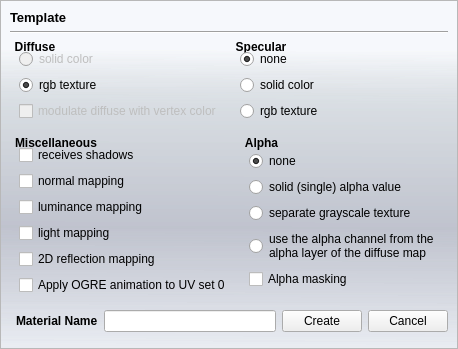
<?xml version="1.0" encoding="UTF-8"?>
<ui version="4.0">
 <class>MaterialWizard</class>
 <widget class="QWidget" name="MaterialWizard">
  <property name="geometry">
   <rect>
    <x>0</x>
    <y>0</y>
    <width>422</width>
    <height>349</height>
   </rect>
  </property>
  <property name="windowTitle">
   <string>Material Wizard</string>
  </property>
  <property name="styleSheet">
   <string notr="true">QWidget#MaterialWizard{
	background-color: qlineargradient(spread:pad, x1:0.006, y1:0, x2:0, y2:1, stop:0.142045 rgba(229, 234, 243, 50), stop:0.295455 rgba(209, 215, 221, 150), stop:0.65 rgba(179, 183, 196, 150), stop:1 rgba(222, 227, 236, 100));
}

QGroupBox {
     border: 0px solid rgba(0,0,0,100);
     border-radius: 5px;
     margin-top: 2ex; /* leave space at the top for the title */
}

QGroupBox::title {
	padding: 0 3px;
	subcontrol-origin: margin;
}</string>
  </property>
  <layout class="QHBoxLayout" name="horizontalLayout">
   <property name="spacing">
    <number>0</number>
   </property>
   <property name="margin">
    <number>0</number>
   </property>
   <item>
    <widget class="QFrame" name="MainFrame">
     <property name="sizePolicy">
      <sizepolicy hsizetype="Preferred" vsizetype="Expanding">
       <horstretch>0</horstretch>
       <verstretch>0</verstretch>
      </sizepolicy>
     </property>
     <property name="maximumSize">
      <size>
       <width>16777207</width>
       <height>16777215</height>
      </size>
     </property>
     <property name="frameShape">
      <enum>QFrame::StyledPanel</enum>
     </property>
     <property name="frameShadow">
      <enum>QFrame::Raised</enum>
     </property>
     <layout class="QVBoxLayout" name="verticalLayout">
      <property name="margin">
       <number>0</number>
      </property>
      <item>
       <widget class="QWidget" name="widget" native="true">
        <layout class="QVBoxLayout" name="verticalLayout_6">
         <item>
          <layout class="QVBoxLayout" name="main_layout">
           <item>
            <layout class="QHBoxLayout" name="horizontalLayout_5">
             <item>
              <widget class="QLabel" name="labelTemplate">
               <property name="sizePolicy">
                <sizepolicy hsizetype="Fixed" vsizetype="Fixed">
                 <horstretch>0</horstretch>
                 <verstretch>0</verstretch>
                </sizepolicy>
               </property>
               <property name="font">
                <font>
                 <pointsize>10</pointsize>
                 <weight>75</weight>
                 <bold>true</bold>
                </font>
               </property>
               <property name="text">
                <string>Template</string>
               </property>
              </widget>
             </item>
             <item>
              <widget class="QLabel" name="labelCurrent">
               <property name="font">
                <font>
                 <pointsize>10</pointsize>
                </font>
               </property>
               <property name="text">
                <string/>
               </property>
              </widget>
             </item>
            </layout>
           </item>
           <item>
            <widget class="Line" name="line">
             <property name="orientation">
              <enum>Qt::Horizontal</enum>
             </property>
            </widget>
           </item>
           <item>
            <layout class="QHBoxLayout" name="horizontalLayout_2">
             <property name="spacing">
              <number>0</number>
             </property>
             <item>
              <widget class="QGroupBox" name="groupBox">
               <property name="font">
                <font>
                 <weight>75</weight>
                 <bold>true</bold>
                </font>
               </property>
               <property name="title">
                <string>Diffuse</string>
               </property>
               <layout class="QVBoxLayout" name="verticalLayout_2">
                <item>
                 <layout class="QVBoxLayout" name="verticalLayout_7">
                  <item>
                   <widget class="QRadioButton" name="radioDiffSolidParam">
                    <property name="enabled">
                     <bool>false</bool>
                    </property>
                    <property name="styleSheet">
                     <string notr="true"/>
                    </property>
                    <property name="text">
                     <string>solid color</string>
                    </property>
                   </widget>
                  </item>
                  <item>
                   <widget class="QRadioButton" name="radioDiffRgbTexParam">
                    <property name="text">
                     <string>rgb texture</string>
                    </property>
                    <property name="checked">
                     <bool>true</bool>
                    </property>
                   </widget>
                  </item>
                  <item>
                   <widget class="QCheckBox" name="checkBoxDiffModulateParam">
                    <property name="enabled">
                     <bool>false</bool>
                    </property>
                    <property name="text">
                     <string>modulate diffuse with vertex color</string>
                    </property>
                   </widget>
                  </item>
                 </layout>
                </item>
               </layout>
              </widget>
             </item>
             <item>
              <widget class="QGroupBox" name="groupBox_2">
               <property name="font">
                <font>
                 <weight>75</weight>
                 <bold>true</bold>
                </font>
               </property>
               <property name="title">
                <string>Specular</string>
               </property>
               <layout class="QVBoxLayout" name="verticalLayout_4">
                <item>
                 <layout class="QVBoxLayout" name="verticalLayout_8">
                  <item>
                   <widget class="QRadioButton" name="radioSpecNoneParam">
                    <property name="text">
                     <string>none</string>
                    </property>
                    <property name="checked">
                     <bool>true</bool>
                    </property>
                   </widget>
                  </item>
                  <item>
                   <widget class="QRadioButton" name="radioSpecSolidParam">
                    <property name="text">
                     <string>solid color</string>
                    </property>
                   </widget>
                  </item>
                  <item>
                   <widget class="QRadioButton" name="radioSpecRgbTexParam">
                    <property name="text">
                     <string>rgb texture</string>
                    </property>
                   </widget>
                  </item>
                 </layout>
                </item>
               </layout>
              </widget>
             </item>
            </layout>
           </item>
           <item>
            <layout class="QHBoxLayout" name="horizontalLayout_3">
             <property name="spacing">
              <number>0</number>
             </property>
             <item>
              <widget class="QGroupBox" name="groupBox_4">
               <property name="font">
                <font>
                 <weight>75</weight>
                 <bold>true</bold>
                </font>
               </property>
               <property name="title">
                <string>Miscellaneous</string>
               </property>
               <layout class="QVBoxLayout" name="verticalLayout_5">
                <item>
                 <layout class="QVBoxLayout" name="verticalLayoutMisc">
                  <item>
                   <widget class="QCheckBox" name="checkBoxShadowParam">
                    <property name="text">
                     <string>receives shadows</string>
                    </property>
                   </widget>
                  </item>
                  <item>
                   <widget class="QCheckBox" name="checkBoxNormalParam">
                    <property name="text">
                     <string>normal mapping</string>
                    </property>
                   </widget>
                  </item>
                  <item>
                   <widget class="QCheckBox" name="checkBoxLumParam">
                    <property name="text">
                     <string>luminance mapping</string>
                    </property>
                   </widget>
                  </item>
                  <item>
                   <widget class="QCheckBox" name="checkBoxLightParam">
                    <property name="text">
                     <string>light mapping</string>
                    </property>
                   </widget>
                  </item>
                  <item>
                   <widget class="QCheckBox" name="checkBoxReflParam">
                    <property name="text">
                     <string>2D reflection mapping</string>
                    </property>
                   </widget>
                  </item>
                  <item>
                   <widget class="QCheckBox" name="checkBoxAnimParam">
                    <property name="text">
                     <string>Apply OGRE animation to UV set 0</string>
                    </property>
                   </widget>
                  </item>
                 </layout>
                </item>
               </layout>
              </widget>
             </item>
             <item>
              <widget class="QGroupBox" name="groupBox_3">
               <property name="font">
                <font>
                 <weight>75</weight>
                 <bold>true</bold>
                </font>
               </property>
               <property name="title">
                <string>Alpha</string>
               </property>
               <layout class="QVBoxLayout" name="verticalLayout_3">
                <item>
                 <layout class="QVBoxLayout" name="verticalLayoutAplha">
                  <item>
                   <widget class="QRadioButton" name="radioAlphaNoneParam">
                    <property name="text">
                     <string>none</string>
                    </property>
                    <property name="checked">
                     <bool>true</bool>
                    </property>
                   </widget>
                  </item>
                  <item>
                   <widget class="QRadioButton" name="radioAlphaSolidParam">
                    <property name="text">
                     <string>solid (single) alpha value</string>
                    </property>
                   </widget>
                  </item>
                  <item>
                   <widget class="QRadioButton" name="radioAlphaSeparateParam">
                    <property name="text">
                     <string>separate grayscale texture</string>
                    </property>
                   </widget>
                  </item>
                  <item>
                   <widget class="QRadioButton" name="radioAlphaUseChanFromDiffMapParam">
                    <property name="text">
                     <string>use the alpha channel from the 
alpha layer of the diffuse map</string>
                    </property>
                   </widget>
                  </item>
                  <item>
                   <widget class="QCheckBox" name="checkBoxAlphaMaskingParam">
                    <property name="text">
                     <string>Alpha masking</string>
                    </property>
                   </widget>
                  </item>
                 </layout>
                </item>
               </layout>
              </widget>
             </item>
            </layout>
           </item>
           <item>
            <layout class="QHBoxLayout" name="horizontalLayout_4">
             <property name="topMargin">
              <number>0</number>
             </property>
             <item>
              <widget class="QLabel" name="labelName">
               <property name="font">
                <font>
                 <weight>75</weight>
                 <bold>true</bold>
                </font>
               </property>
               <property name="text">
                <string>Material Name</string>
               </property>
               <property name="indent">
                <number>6</number>
               </property>
              </widget>
             </item>
             <item>
              <widget class="QLineEdit" name="lineEditName"/>
             </item>
             <item>
              <widget class="QPushButton" name="buttonCreate">
               <property name="sizePolicy">
                <sizepolicy hsizetype="Fixed" vsizetype="Fixed">
                 <horstretch>0</horstretch>
                 <verstretch>0</verstretch>
                </sizepolicy>
               </property>
               <property name="text">
                <string>Create</string>
               </property>
              </widget>
             </item>
             <item>
              <widget class="QPushButton" name="buttonCancel">
               <property name="sizePolicy">
                <sizepolicy hsizetype="Fixed" vsizetype="Fixed">
                 <horstretch>0</horstretch>
                 <verstretch>0</verstretch>
                </sizepolicy>
               </property>
               <property name="text">
                <string>Cancel</string>
               </property>
              </widget>
             </item>
            </layout>
           </item>
           <item>
            <spacer name="verticalSpacer">
             <property name="orientation">
              <enum>Qt::Vertical</enum>
             </property>
             <property name="sizeHint" stdset="0">
              <size>
               <width>20</width>
               <height>40</height>
              </size>
             </property>
            </spacer>
           </item>
          </layout>
         </item>
        </layout>
       </widget>
      </item>
     </layout>
    </widget>
   </item>
  </layout>
 </widget>
 <resources/>
 <connections/>
</ui>
